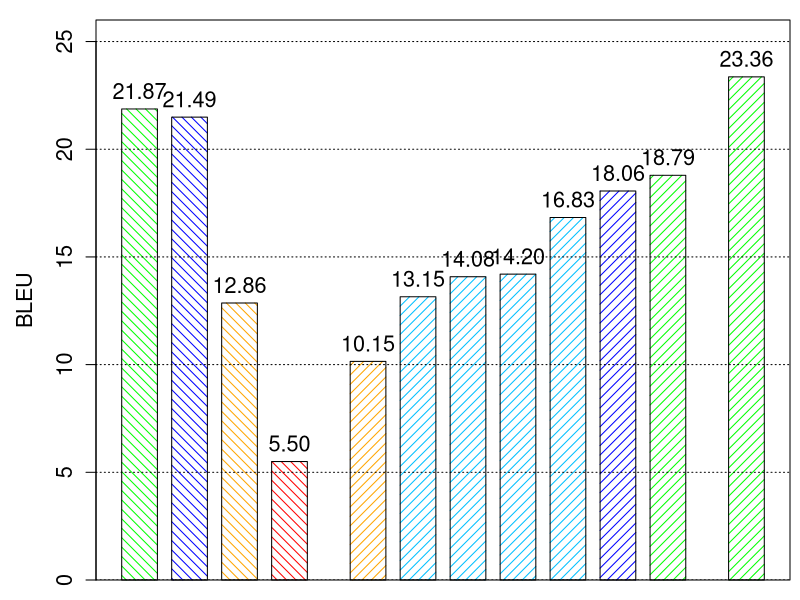

The R script that drew this image:
c <- read.table(file="lesionfeaturetype.txt", sep = "\t", head=TRUE)

x <- c$BLEU
#names(x) <- c$Title

colorz <- c("green", "blue", "orange", "red", "orange", "deepskyblue", "deepskyblue", "deepskyblue", "deepskyblue", "blue", "green", "green")
fillz <- c(15, 15, 15, 15, 15, 15, 15, 15, 15, 15, 15, 15)
anglez <- c(135, 135, 135, 135, 45, 45, 45, 45, 45, 45, 45, 45)
spacez <- c(0.4, 0.4, 0.4, 0.4, 1.2, 0.4, 0.4, 0.4, 0.4, 0.4, 0.4, 1.2)

saxis <- 1.3
slabels <- 1.3
snames <- 1.3

pdf(file="lesionfeaturetyperaw.pdf", height=4, width=11, onefile=TRUE, family='Helvetica', pointsize=12)
par(mar=c(1.0,4.8,1.0,0.5), new=FALSE, cex.lab=slabels)

bp <-barplot(x, density=fillz, col=colorz, angle=anglez, space=spacez, ylab="BLEU", cex.lab=slabels, cex.axis=saxis, cex.names=snames, ylim=c(0, 26), legend=F)
grid(nx = 0, ny = NULL, col = "black", lty = "dotted", lwd = 1, equilogs = FALSE)
#legend("topright", as.character(c$Title), cex=slabels, density=fillz, fill=colorz, bty="y", bg="white")
box()

height <- rbind(x)
text(bp, height, labels=format(height, 4), pos=3, cex=snames)

dev.off()
